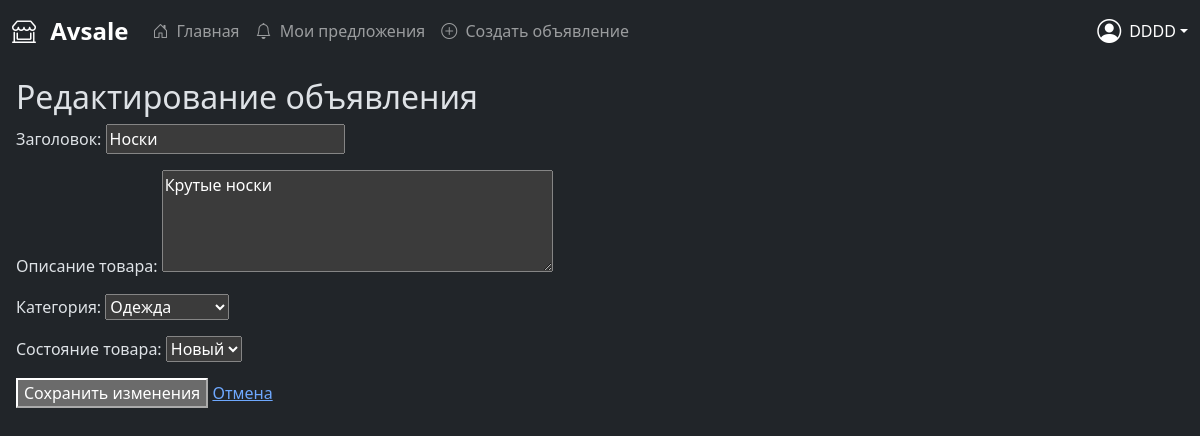
Screenshot of /posts/edit/8 (signed in) with the database file from the repository.
### accounts/models.py (models this page shows, shortened)
class Post(models.Model):
    CATEGORIES = [
        ('electronics', 'Электроника'),
        ('clothing', 'Одежда'),
        ('furniture', 'Мебель'),
        ('other', 'Другое'),
    ]
    CONDITIONS = [
        ('new', 'Новый'),
        ('used', 'Б/У'),
    ]
    title = models.CharField(max_length=180, verbose_name='Заголовок')
    description = models.TextField(verbose_name='Описание товара')
    category = models.CharField(
        max_length=20, choices=CATEGORIES, verbose_name='Категория')
    condition = models.CharField(
        max_length=20, choices=CONDITIONS, verbose_name='Состояние товара')
    created_at = models.DateTimeField(auto_now_add=True)
    author = models.ForeignKey(
        User, on_delete=models.CASCADE, related_name='posts')

### accounts/views.py (the view)
# urls.py: path('posts/edit/<int:post_id>',views.edit_post,name='edit_post'),
@login_required
def edit_post(request, post_id):
    post = get_object_or_404(Post, id=post_id)
    if request.user == post.author:
        if request.method == 'POST':
            form = PostForm(request.POST, instance=post)
            if form.is_valid():
                form.save()
                messages.success(request, "Обьявление успешно изменено")
                return redirect('auth_welcome')
        else:
            form = PostForm(instance=post)
    else:
        messages.error(
            request, "Вы можете редактировать только свои обьявления")
    return render(request, 'accounts/edit_post.html', {'form': form, 'post': post})

### accounts/forms.py
class PostForm(forms.ModelForm):
    class Meta:
        model = Post
        fields = ['title', 'description', 'category', 'condition']
        widgets = {
            'description': forms.Textarea(attrs={'rows': 4}),
        }

### accounts/templates/accounts/edit_post.html (shortened to what this page needs)
{% extends 'accounts/base.html' %}
{% load static %}
{% block content %}
<body>
    <div class="edit-form-container">
        <h2>Редактирование объявления</h2>
        <form method="post">
            {{ form.as_p }}
            <button type="submit" class="btn-save">Сохранить изменения</button>
            <a href="{% url 'auth_welcome' %}" class="btn-cancel">Отмена</a>
        </form>
    </div>
</body>
{% endblock %}

### accounts/templates/accounts/base.html (shortened to what this page needs)
{% load static %}
<!DOCTYPE html>
<html lang="ru" data-bs-theme="dark">
<head>
    <link href="https://cdn.jsdelivr.net/npm/bootstrap@5.3.3/dist/css/bootstrap.min.css" rel="stylesheet">
    <link rel="stylesheet" href="https://cdn.jsdelivr.net/npm/bootstrap-icons@1.11.1/font/bootstrap-icons.css">
    <link rel="stylesheet" href="{% static 'style.css' %}">
</head>
<body>
    {% if user.is_authenticated %}
    <div class="app-container d-flex flex-column min-vh-100">
        <nav class="navbar navbar-expand-lg navbar-dark bg-dark">
            <div class="container-fluid">
                <a class="navbar-brand fs-4 fw-bold" href="#">
                    <i class="bi bi-shop-window me-2"></i>
                    Avsale
                </a>
                <div class="collapse navbar-collapse" id="navbarNav">
                    <ul class="navbar-nav me-auto">
                        <li class="nav-item">
                            <a href="{% url 'auth_welcome' %}" class="nav-link">
                                <i class="bi bi-house-door me-1"></i>
                                Главная
                            </a>
                        </li>
                        <li class="nav-item">
                            <a href="{% url 'user_offers' %}" class="nav-link">
                                <i class="bi bi-bell me-1"></i>
                                Мои предложения
                            </a>
                        </li>
                        <li class="nav-item">
                            <a href="{% url 'create_post' %}" class="nav-link">
                                <i class="bi bi-plus-circle me-1"></i>
                                Создать объявление
                            </a>
                        </li>
                    </ul>
                    <div class="d-flex align-items-center">
                        <div class="dropdown">
                            <a href="#" class="d-flex align-items-center text-white text-decoration-none dropdown-toggle"
                               id="dropdownUser" data-bs-toggle="dropdown">
                                <i class="bi bi-person-circle fs-4 me-2"></i>
                                <span class="d-none d-sm-inline">{{ user.username }}</span>
                            </a>
                        </div>
                    </div>
                </div>
            </div>
        </nav>
        {% endif %}
        <main class="flex-grow-1 p-3">
            {% block content %}
            {% endblock %}
        </main>
    </div>
</body>
</html>

### rows the page displays
Post: title "Носки", description "Крутые носки", category "Одежда", condition "Новый"

### other values shown
{{ user.username }} "DDDD"
